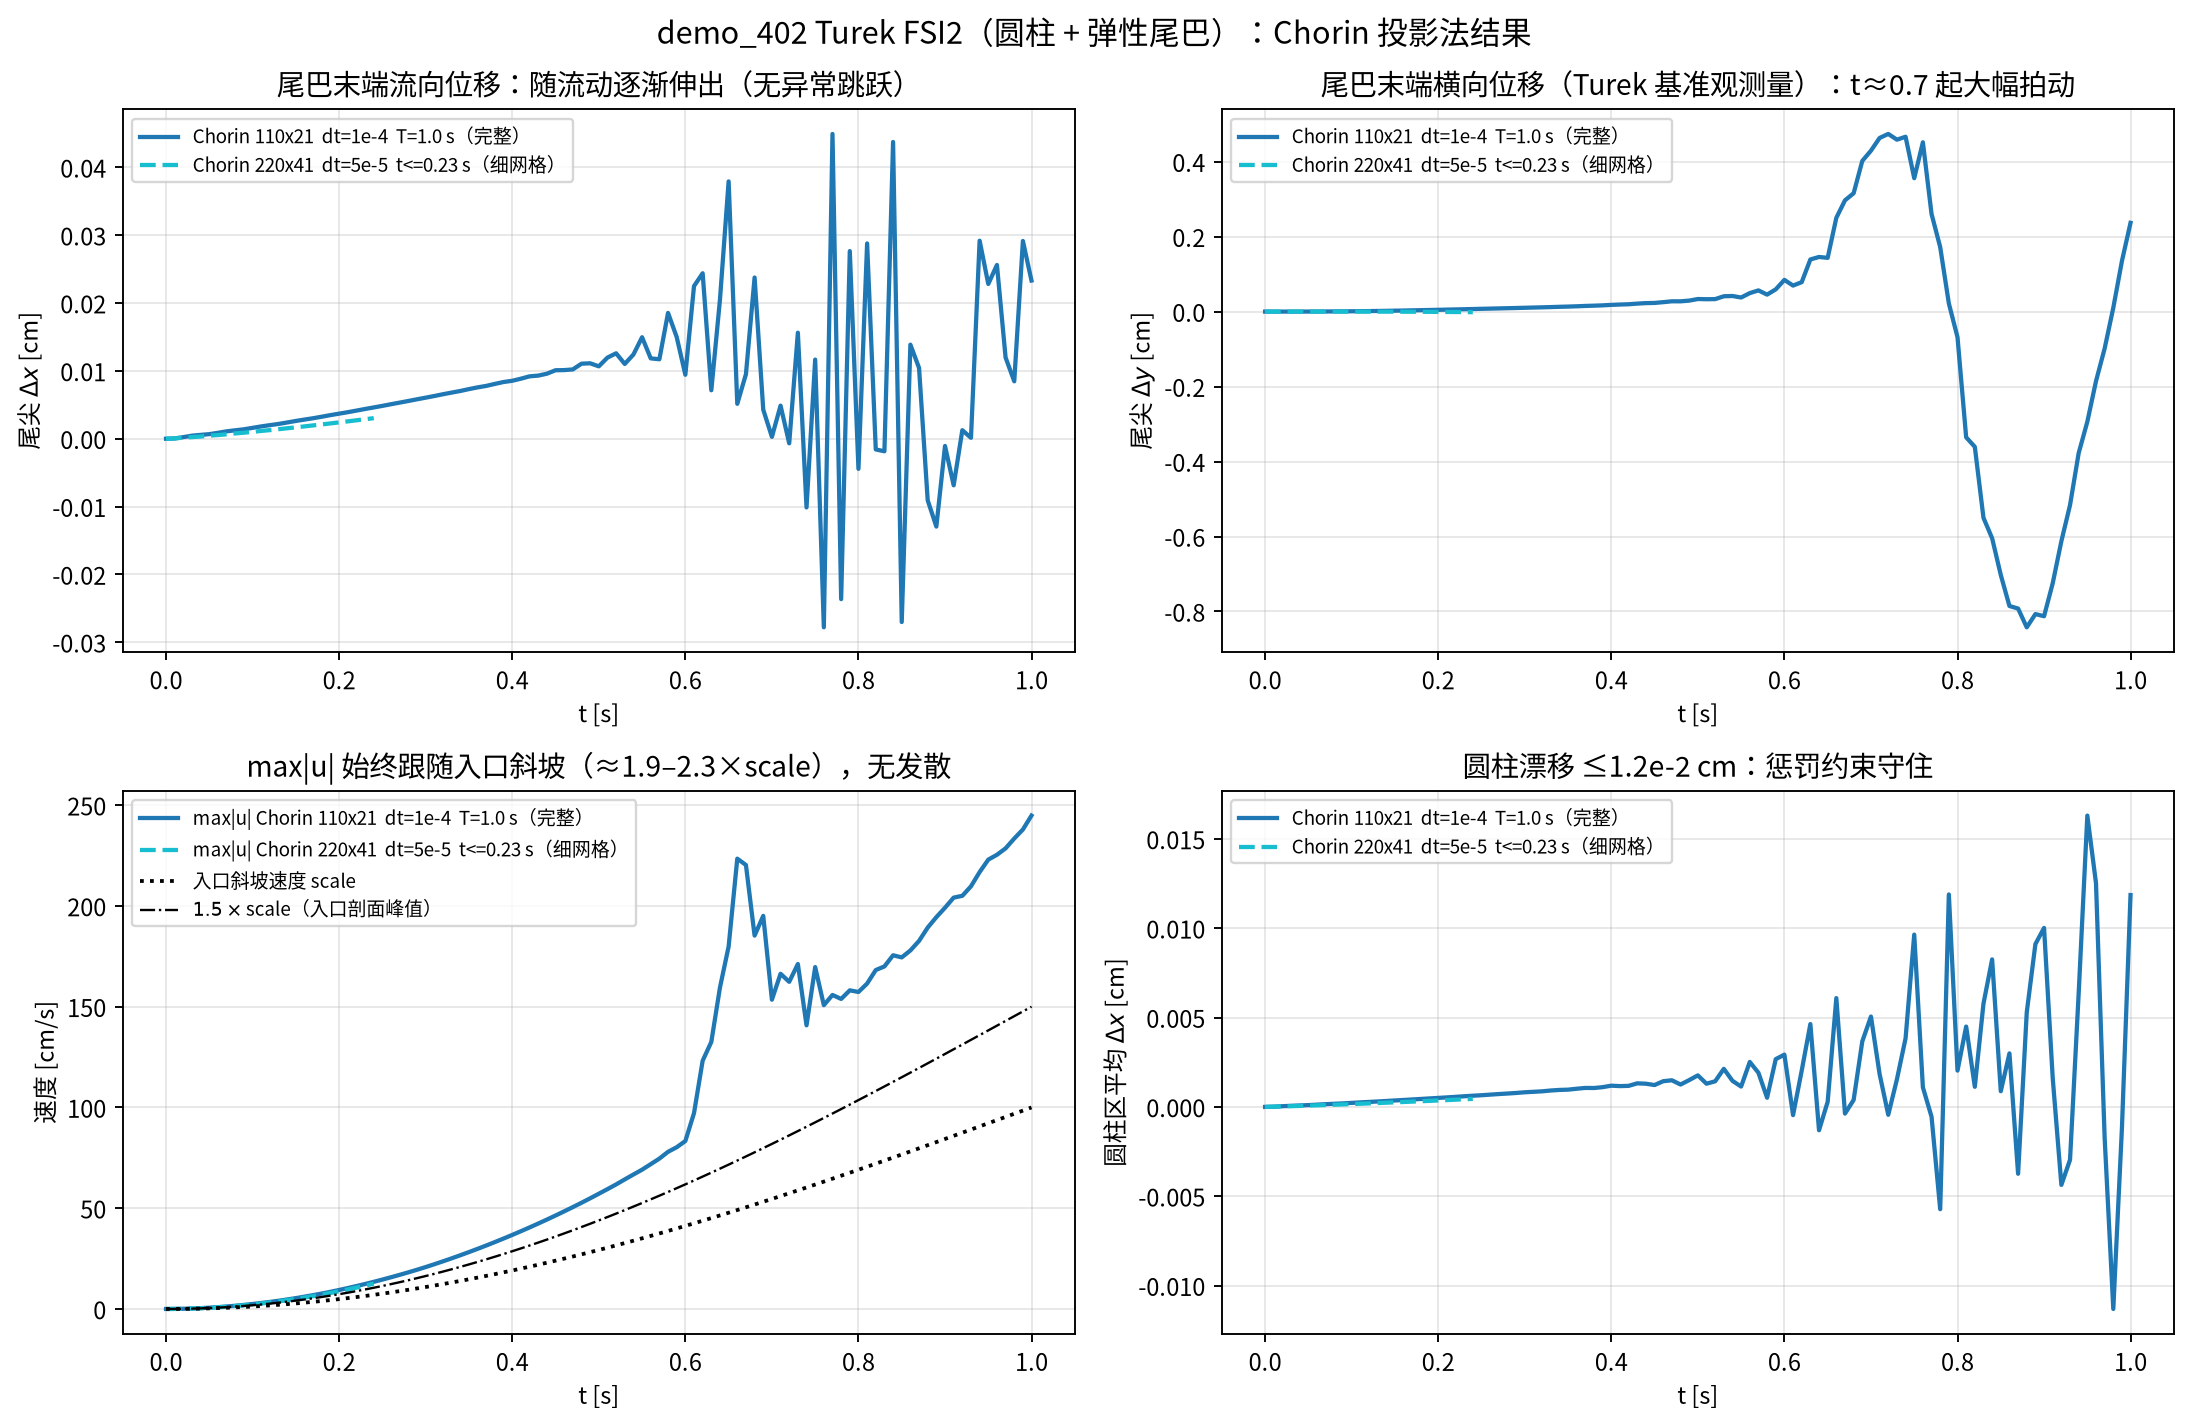

Write the Python code that produced this figure.
#!/usr/bin/env python
"""Chorin 单方法结果图（demo_402 Turek FSI2：圆柱 + 弹性尾巴）。

只画 Chorin 两组运行：
  coarse_chorin   110x21, dt=1e-4, T=1.0 s（完整跑完 10000 步）
  compare_chorin  220x41, dt=5e-5, 记录到 t≈0.23 s（细网格，中途停止）

四联：尾尖流向位移、尾尖横向位移（benchmark 观测量）、max|u| 与入口斜坡、
圆柱区平均漂移（惩罚约束质量）。

用法：
    cd afsic/demo/demo_402
    ../../../.tools/afsi-run.sh python -B plot/fig_chorin.py
"""
import csv
import os

import numpy as np

HERE = os.path.dirname(os.path.abspath(__file__))
RUNS = [
    ("coarse_chorin", "Chorin 110x21  dt=1e-4  T=1.0 s（完整）", "-", "tab:blue"),
    ("compare_chorin", "Chorin 220x41  dt=5e-5  t<=0.23 s（细网格）", "--", "tab:cyan"),
]


def load(name):
    path = os.path.join(HERE, name, "history.csv")
    if not os.path.exists(path):
        return None
    rows = [r for r in csv.DictReader(open(path)) if r.get("max_u")]
    if not rows:
        return None
    return {k: np.array([float(r[k]) for r in rows])
            for k in ("t", "max_u", "inlet_scale", "tip_dx", "tip_dy",
                      "cyl_dx", "cyl_dy", "u_L2")}


def main():
    import matplotlib
    matplotlib.use("Agg")
    from _cjk import setup_cjk
    setup_cjk()
    import matplotlib.pyplot as plt

    data = {n: load(n) for n, *_ in RUNS}
    fig, ax = plt.subplots(2, 2, figsize=(13, 8.5))

    for name, label, ls, color in RUNS:
        d = data[name]
        if d is None:
            continue
        ax[0, 0].plot(d["t"], d["tip_dx"], ls, color=color, lw=1.8, label=label)
        ax[0, 1].plot(d["t"], d["tip_dy"], ls, color=color, lw=1.8, label=label)
        ax[1, 0].plot(d["t"], d["max_u"], ls, color=color, lw=1.8, label="max|u| " + label)
        ax[1, 1].plot(d["t"], d["cyl_dx"], ls, color=color, lw=1.8, label=label)

    d = data["coarse_chorin"]
    ax[1, 0].plot(d["t"], d["inlet_scale"], ":", color="k", lw=1.6,
                  label="入口斜坡速度 scale")
    ax[1, 0].plot(d["t"], 1.5 * d["inlet_scale"], "-.", color="k", lw=1.0,
                  label=r"$1.5\times$scale（入口剖面峰值）")

    ax[0, 0].set_ylabel(r"尾尖 $\Delta x$ [cm]")
    ax[0, 0].set_title("尾巴末端流向位移：随流动逐渐伸出（无异常跳跃）")
    ax[0, 1].set_ylabel(r"尾尖 $\Delta y$ [cm]")
    ax[0, 1].set_title("尾巴末端横向位移（Turek 基准观测量）：t≈0.7 起大幅拍动")
    ax[1, 0].set_ylabel("速度 [cm/s]")
    ax[1, 0].set_title("max|u| 始终跟随入口斜坡（≈1.9–2.3×scale），无发散")
    ax[1, 1].set_ylabel(r"圆柱区平均 $\Delta x$ [cm]")
    ax[1, 1].set_title("圆柱漂移 ≤1.2e-2 cm：惩罚约束守住")
    for a in ax.ravel():
        a.set_xlabel("t [s]")
        a.grid(alpha=.3)
        a.legend(fontsize=8)

    fig.suptitle("demo_402 Turek FSI2（圆柱 + 弹性尾巴）：Chorin 投影法结果",
                 fontsize=13)
    fig.tight_layout()
    out = os.path.join(HERE, "fig_chorin.png")
    fig.savefig(out, dpi=170, bbox_inches="tight")
    print(f"wrote {out}")

    dr = data["coarse_chorin"]
    print(f"coarse_chorin 关键指标："
          f"t_end={dr['t'][-1]:.3f}s  |tip_dx|max={np.abs(dr['tip_dx']).max():.4f}cm  "
          f"|tip_dy|max={np.abs(dr['tip_dy']).max():.4f}cm  "
          f"max|u|={dr['max_u'].max():.1f}cm/s  "
          f"圆柱漂移max={np.abs(dr['cyl_dx']).max():.4f}cm")


if __name__ == "__main__":
    main()
